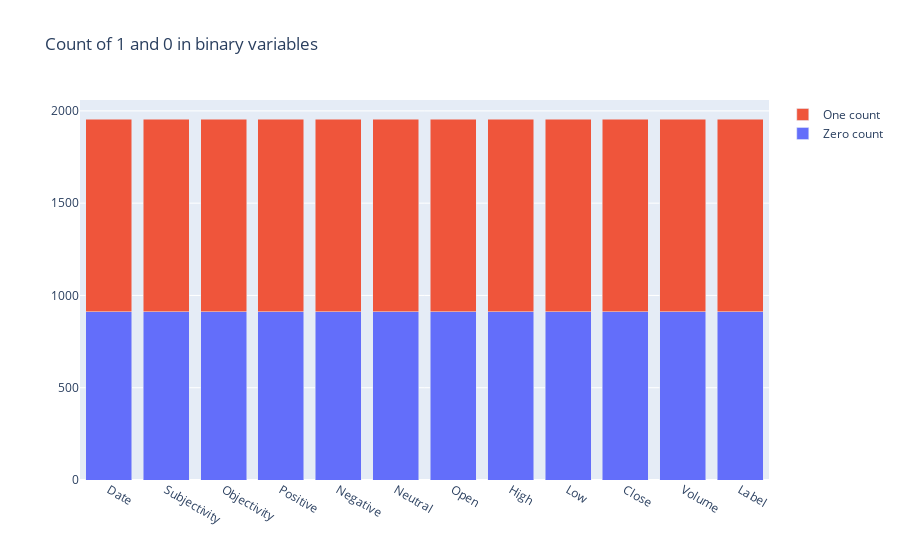

Here is the notebook cell this chart was saved with:
### Code cell
%matplotlib inline
import plotly.offline as py
py.init_notebook_mode(connected=True)
import plotly.graph_objs as go
import plotly.tools as tls
import warnings

bin_col = merged_dataframe.columns
zero_list = []
one_list = []
for col in bin_col:
    zero_count = 0
    one_count = 0
    for ix, val in merged_dataframe[col].iteritems():
        if merged_dataframe.loc[ix, 'Label'] == 0:
            zero_count += 1
        else:
            one_count += 1
    zero_list.append(zero_count)
    one_list.append(one_count)
    
trace1 = go.Bar(
    x=bin_col,
    y=zero_list ,
    name='Zero count'
)
trace2 = go.Bar(
    x=bin_col,
    y=one_list,
    name='One count'
)

data = [trace1, trace2]
layout = go.Layout(
    barmode='stack',
    title='Count of 1 and 0 in binary variables'
)

fig = go.Figure(data=data, layout=layout)
py.iplot(fig, filename='stacked-bar')

### Figure 1 — Plotly figure (JSON) as saved in the notebook; plotly's stock layout.template omitted (floating-point values rounded to 4 significant figures)
{"data": [{"name": "Zero count", "type": "bar", "x": ["Date", "Subjectivity", "Objectivity", "Positive", "Negative", "Neutral", "Open", "High", "Low", "Close", "Volume", "Label"], "y": [912, 912, 912, 912, 912, 912, 912, 912, 912, 912, 912, 912]}, {"name": "One count", "type": "bar", "x": ["Date", "Subjectivity", "Objectivity", "Positive", "Negative", "Neutral", "Open", "High", "Low", "Close", "Volume", "Label"], "y": [1044, 1044, 1044, 1044, 1044, 1044, 1044, 1044, 1044, 1044, 1044, 1044]}], "layout": {"barmode": "stack", "title": {"text": "Count of 1 and 0 in binary variables"}}}
